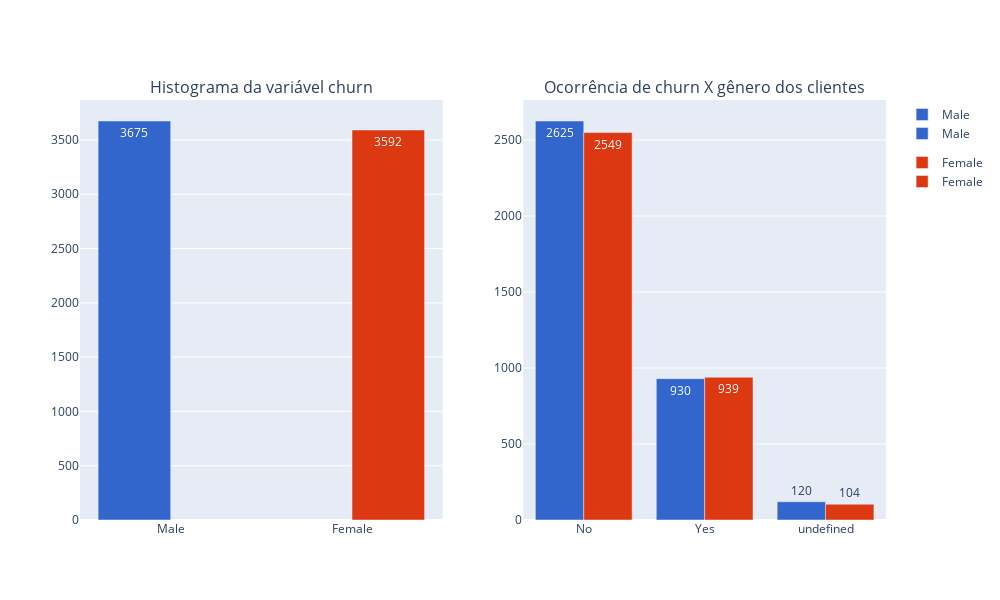

Notebook code for this chart:
### Code cell
from plotly.subplots import make_subplots

frequencia_genero = dados.genero.value_counts()
cross_churn_genero = pd.crosstab(dados.churn, dados.genero).reset_index()
display(frequencia_genero)
display(cross_churn_genero)

bar1 = px.bar(x=frequencia_genero.index, y=frequencia_genero.values, labels={'x':'gênero','y':'count'}, text_auto=True, color=frequencia_genero.index, color_discrete_sequence=px.colors.qualitative.G10)

bar2 = px.bar(cross_churn_genero, x='churn', y=["Male","Female"], barmode='group', labels={'value':'count'}, text_auto=True, color_discrete_sequence=px.colors.qualitative.G10)


fig = make_subplots(rows=1, cols=2, subplot_titles=['Histograma da variável churn',"Ocorrência de churn X gênero dos clientes"])
fig.append_trace(bar1['data'][0], row=1, col=1)
fig.append_trace(bar1['data'][1], row=1, col=1)

fig.append_trace(bar2['data'][0], row=1, col=2)
fig.append_trace(bar2['data'][1], row=1, col=2)

fig.update_layout(
    height=600,
    width=1000
)

fig.update_xaxes(showgrid=False, row=1, col=1)
fig.show()

### Figure 1 — Plotly figure (JSON) as saved in the notebook; plotly's stock layout.template omitted (floating-point values rounded to 4 significant figures)
{"data": [{"alignmentgroup": "True", "hovertemplate": "color=Male<br>gênero=%{x}<br>count=%{y}<extra></extra>", "legendgroup": "Male", "marker": {"color": "#3366CC", "pattern": {"shape": ""}}, "name": "Male", "offsetgroup": "Male", "orientation": "v", "showlegend": true, "textposition": "auto", "texttemplate": "%{y}", "x": ["Male"], "xaxis": "x", "y": [3675], "yaxis": "y", "type": "bar"}, {"alignmentgroup": "True", "hovertemplate": "color=Female<br>gênero=%{x}<br>count=%{y}<extra></extra>", "legendgroup": "Female", "marker": {"color": "#DC3912", "pattern": {"shape": ""}}, "name": "Female", "offsetgroup": "Female", "orientation": "v", "showlegend": true, "textposition": "auto", "texttemplate": "%{y}", "x": ["Female"], "xaxis": "x", "y": [3592], "yaxis": "y", "type": "bar"}, {"alignmentgroup": "True", "hovertemplate": "variable=Male<br>churn=%{x}<br>count=%{y}<extra></extra>", "legendgroup": "Male", "marker": {"color": "#3366CC", "pattern": {"shape": ""}}, "name": "Male", "offsetgroup": "Male", "orientation": "v", "showlegend": true, "textposition": "auto", "texttemplate": "%{y}", "x": ["No", "Yes", "undefined"], "xaxis": "x2", "y": [2625, 930, 120], "yaxis": "y2", "type": "bar"}, {"alignmentgroup": "True", "hovertemplate": "variable=Female<br>churn=%{x}<br>count=%{y}<extra></extra>", "legendgroup": "Female", "marker": {"color": "#DC3912", "pattern": {"shape": ""}}, "name": "Female", "offsetgroup": "Female", "orientation": "v", "showlegend": true, "textposition": "auto", "texttemplate": "%{y}", "x": ["No", "Yes", "undefined"], "xaxis": "x2", "y": [2549, 939, 104], "yaxis": "y2", "type": "bar"}], "layout": {"xaxis": {"anchor": "y", "domain": [0, 0.45], "showgrid": false}, "yaxis": {"anchor": "x", "domain": [0, 1]}, "xaxis2": {"anchor": "y2", "domain": [0.55, 1]}, "yaxis2": {"anchor": "x2", "domain": [0, 1]}, "annotations": [{"font": {"size": 16}, "showarrow": false, "text": "Histograma da variável churn", "x": 0.225, "xanchor": "center", "xref": "paper", "y": 1, "yanchor": "bottom", "yref": "paper"}, {"font": {"size": 16}, "showarrow": false, "text": "Ocorrência de churn X gênero dos clientes", "x": 0.775, "xanchor": "center", "xref": "paper", "y": 1, "yanchor": "bottom", "yref": "paper"}], "height": 600, "width": 1000}}
